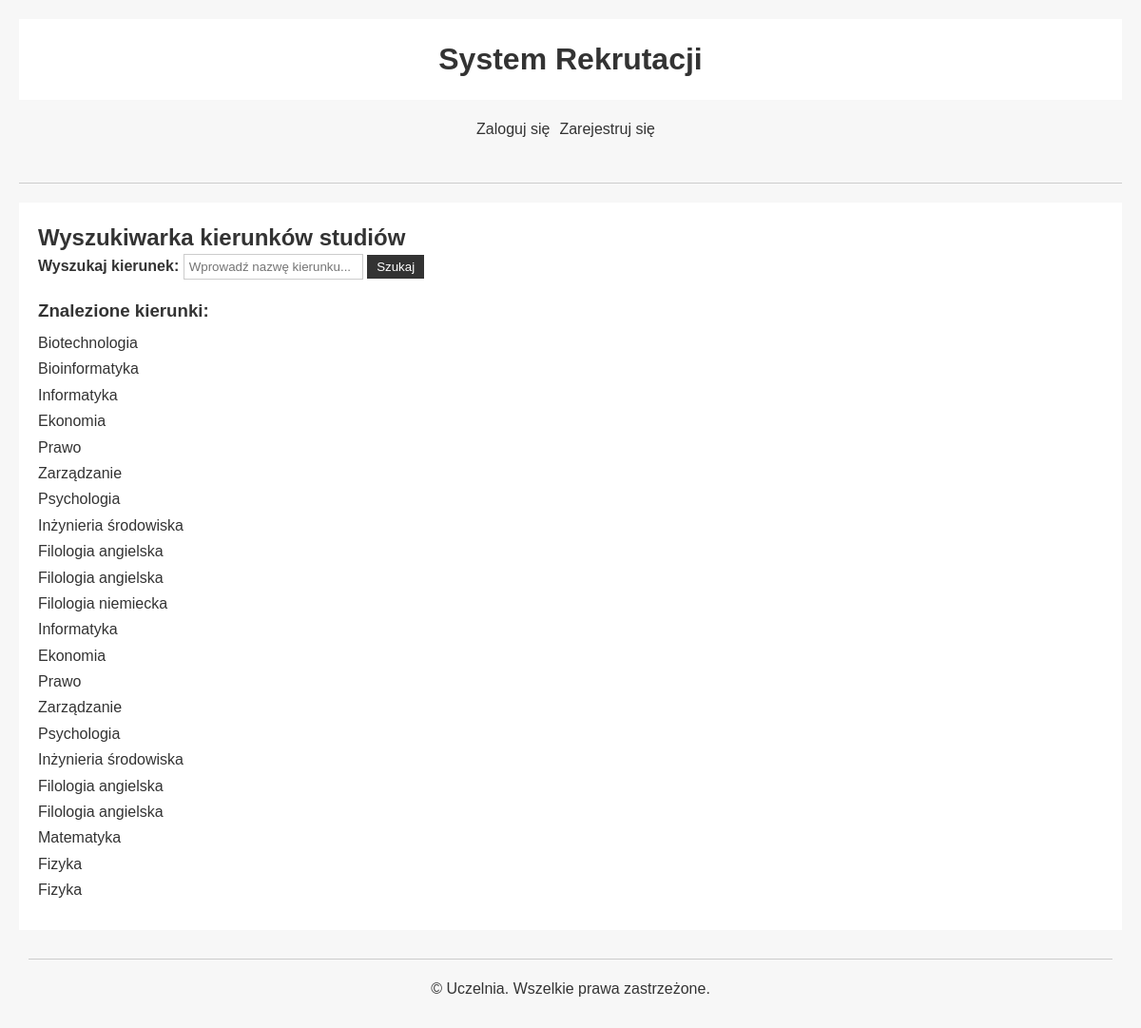
The app's page /search/ with its own data.
### rekrutacja/models.py (models this page shows, shortened)
class KierunekStudiow(models.Model):
    STOPIEN_CHOICES = (
        ('I stopień', 'I stopień'),
        ('II stopień', 'II stopień'),
        ('jednolite', 'jednolite')
    )
    TRYB_CHOICES = (
        ('stacjonarne', 'stacjonarne'),
        ('niestacjonarne', 'niestacjonarne'),
        ('online', 'online'),
        ('hybrydowe', 'hybrydowe'),
    )
    TYP_CHOICES = (
        ('licencjackie', 'licencjackie'),
        ('inżynierskie', 'inżynierskie'),
    )
    nazwa = models.CharField(max_length=100)
    uczelnia = models.ForeignKey(Uczelnia, on_delete=models.CASCADE)
    stopien = models.CharField(max_length=20, choices=STOPIEN_CHOICES)
    tryb = models.CharField(max_length=20, choices=TRYB_CHOICES)
    typ = models.CharField(max_length=20, choices=TYP_CHOICES, blank=True, null=True)
    opis = models.TextField(blank=True, null=True)
    rok_akademicki = models.CharField(max_length=9)
    class Meta():
        verbose_name = "Kierunek Studiów"
        verbose_name_plural = "Kierunki Studiów"

### rekrutacja/views.py (the view)
# urls.py: path('search/', WyszukiwarkaKierunkowView.as_view(), name='wyszukiwarka_kierunkow'),
class WyszukiwarkaKierunkowView(View):
    def get(self, request):
        query = request.GET.get('query', '')
        kierunki = KierunekStudiow.objects.filter(Q(nazwa__icontains=query))
        context = {
            'query': query,
            'kierunki': kierunki
        }
        return render(request, 'search.html', context)

### templates/search.html (shortened to what this page needs)
{% extends 'base.html' %}
{% block content %}
<h2>Wyszukiwarka kierunków studiów</h2>
<form action="/search/" method="GET">
    <label for="search-input">Wyszukaj kierunek:</label>
    <input type="text" id="search-input" name="query" placeholder="Wprowadź nazwę kierunku...">
    <button type="submit">Szukaj</button>
</form>
{% if kierunki %}
<h3>Znalezione kierunki:</h3>
    <ul>
        {% for kierunek in kierunki %}
            <li>{{ kierunek.nazwa }}</li>
        {% endfor %}
    </ul>
{% else %}
    <p>Brak wyników dla podanego zapytania.</p>
{% endif %}
{% endblock %}

### templates/base.html (shortened to what this page needs)
<!DOCTYPE html>
<html>
<link rel="stylesheet" href="./style.css">
<head>
</head>
<body>
<header>
    <h1>System Rekrutacji</h1>
</header>
<nav>
    <ul>
        <li><a href="/login/">Zaloguj się</a></li>
        <li><a href="/register/">Zarejestruj się</a></li>
    </ul>
</nav>
<hr>
<main>
    {% block content %}{% endblock %}
</main>
<footer>
    <hr>
    <p>&copy; {{ year }} Uczelnia. Wszelkie prawa zastrzeżone.</p>
</footer>
</body>
</html>

### templates/style.css (style rules this page uses)
body, h1, h2, h3, p, ul, li, label, input, button { margin: 0; padding: 0; box-sizing: border-box; }
body { font-family: Arial, sans-serif; background-color: #f7f7f7; color: #333; line-height: 1.4; padding: 20px; }
header { background-color: #fff; padding: 20px; text-align: center; }
nav { background-color: #f7f7f7; padding: 10px; }
nav ul { list-style-type: none; display: flex; justify-content: center; }
nav li { margin-right: 10px; }
nav a { color: #333; text-decoration: none; }
main { background-color: #fff; padding: 20px; }
footer { background-color: #f7f7f7; padding: 10px; text-align: center; }
hr { border: none; border-top: 1px solid #ccc; margin: 20px 0; }
form { margin-bottom: 20px; }
label { font-weight: bold; }
input[type="text"] { padding: 5px; border: 1px solid #ccc; }
button { padding: 5px 10px; background-color: #333; color: #fff; border: none; cursor: pointer; }
ul { list-style-type: none; margin: 10px 0; }
ul li { margin-bottom: 5px; }

### records on screen
KierunekStudiow: nazwa "Biotechnologia"
KierunekStudiow: nazwa "Bioinformatyka"
KierunekStudiow: nazwa "Informatyka"
KierunekStudiow: nazwa "Ekonomia"
KierunekStudiow: nazwa "Prawo"
KierunekStudiow: nazwa "Zarządzanie"
KierunekStudiow: nazwa "Psychologia"
KierunekStudiow: nazwa "Inżynieria środowiska"
KierunekStudiow: nazwa "Filologia angielska"
KierunekStudiow: nazwa "Filologia angielska"
KierunekStudiow: nazwa "Filologia niemiecka"
KierunekStudiow: nazwa "Informatyka"
KierunekStudiow: nazwa "Ekonomia"
KierunekStudiow: nazwa "Prawo"
KierunekStudiow: nazwa "Zarządzanie"
KierunekStudiow: nazwa "Psychologia"
KierunekStudiow: nazwa "Inżynieria środowiska"
KierunekStudiow: nazwa "Filologia angielska"
KierunekStudiow: nazwa "Filologia angielska"
KierunekStudiow: nazwa "Matematyka"
KierunekStudiow: nazwa "Fizyka"
KierunekStudiow: nazwa "Fizyka"
